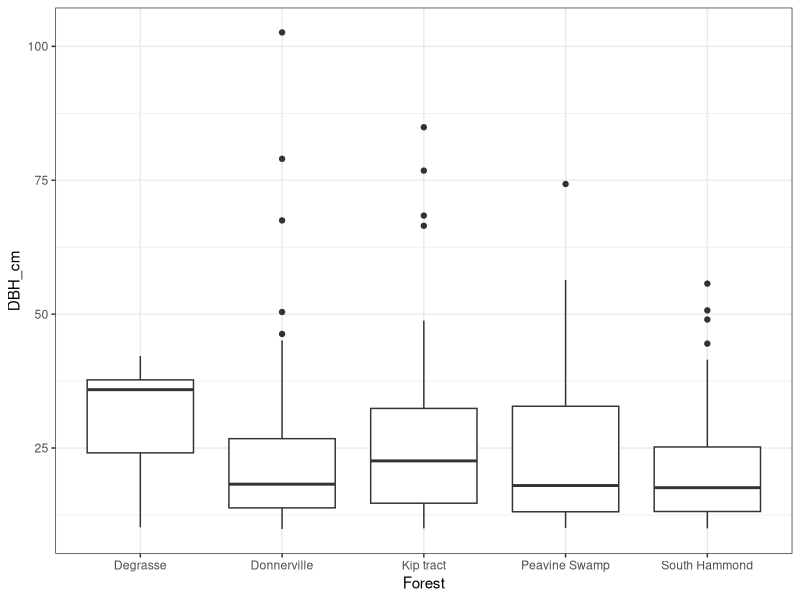
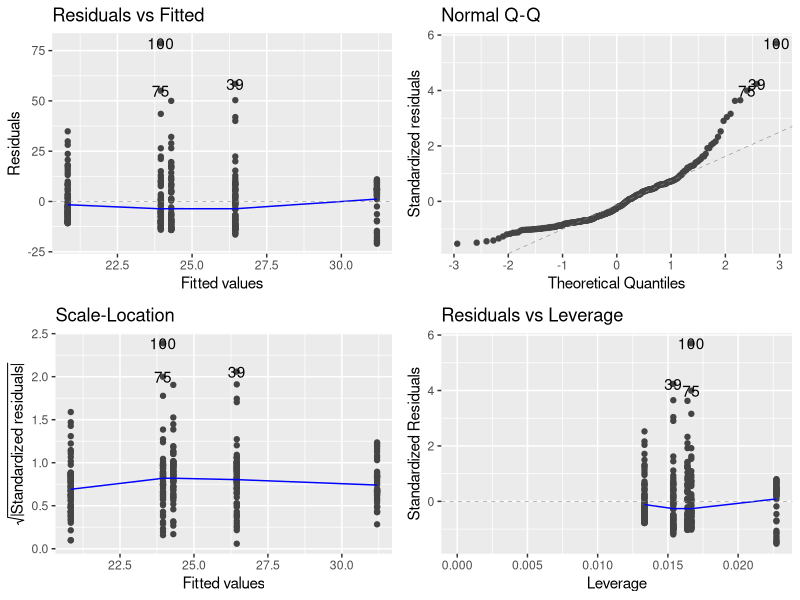

Write the R code that produced these figures, in order. (Note: this script raises an error after producing the figures.)
## ---- chunk 1
rm (list =ls())
library(ggfortify)
library(tidyverse)
library(here)
## ---- chunk 2
trees <- read.csv(here("data", "Forest_Tree_DBH_F21.csv"))
trees$Forest<-as.factor(trees$Forest)
## ---- chunk 3
ggplot(trees, 
  aes(x=Forest, y=DBH_cm))+
  geom_boxplot()+
  theme_bw()
## ---- chunk 4
model_tree<-lm(DBH_cm ~ Forest, data=trees)
model_tree
## ---- chunk 5
autoplot(model_tree)
## ---- chunk 6
anova(model_tree)
## ---- chunk 7
summary(model_tree)
## ---- chunk 8
sumDat<- trees%>%
  group_by(Forest)%>%
    summarise(meanGR=mean(DBH_cm))
sumDat
## ---- chunk 9
phc1<-glht(model_tree, linfct = mcp(Forest="Tukey")) #mcp = multiple comparisons
summary(phc1)

## ---- chunk 10
cld(phc1)
